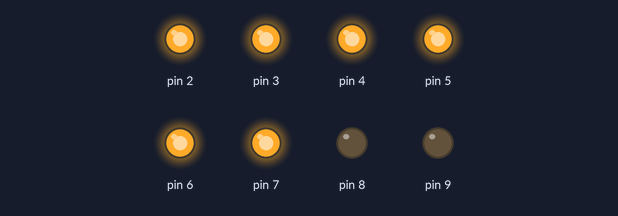
Recording of a sketch running on a simulated Arduino Uno, built with avr-gcc and run on an emulated ATmega328P. On the bench: output pins drawn as LEDs (lit = HIGH).

Above: at 0.1 s.
Timing chart, 0 to 1.6 s (numbered marks = the images above):
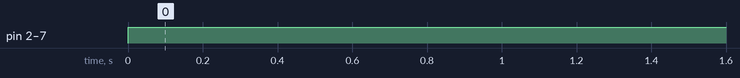

Measured:
- by itself, pin 2–7: LOW → HIGH at 0.00 s

The sketch:

sketch_jan12a.ino
```cpp
int numbers[10][7]={{1, 1, 1, 1, 1, 1, 0},
                    {0, 1, 1, 0, 0, 0, 0},
                    {1, 1, 0, 1, 1, 0, 1},
                    {1, 1, 1, 1, 0, 0, 1},
                    {0, 1, 1, 0, 0, 1, 1},
                    {1, 0, 1, 1, 0, 1, 1},
                    {1, 0, 1, 1, 1, 1, 1},
                    {1, 1, 1, 0, 0, 0, 0},
                    {1, 1, 1, 1, 1, 1, 1},
                    {1, 1, 1, 0, 1, 1, 1}};//0-9
void num(int ls[])//打印数字
{
  for(int i=0;i<7;i++)
  {

    if(ls[i]==1)
    {
      digitalWrite(i+2,HIGH);//亮
      //Serial.println(i+2);

    }
    else
    {
      digitalWrite(i+2,LOW);//灭
    }
  }
}


void setup() {
  // put your setup code here, to run once:
  Serial.begin(9600);
 for (int i=2;i<10;i++)
  {
    //Serial.println(i);
    pinMode(i,OUTPUT);

  }

}

void loop() {
  // put your main code here, to run repeatedly:
  num(numbers[0]);
  //digitalWrite(10,HIGH);
  //digitalWrite(9,HIGH);
  delay(1000);

}
```
